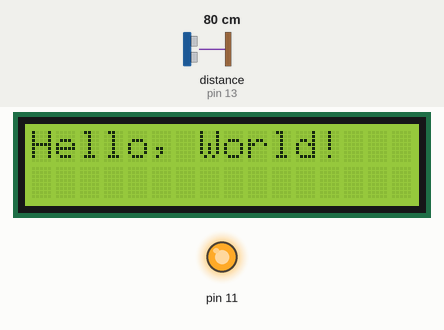
Recording of a sketch running on a simulated Arduino Uno, built with avr-gcc and run on an emulated ATmega328P. Parts: 16×2 character LCD, output pins drawn as LEDs (lit = HIGH). Wiring (inferred from the names in the program): ultrasonic range finder: trigger pin 12; echo pin 13. Inputs (shaded band) come from the test bench; at power-on: distance to the obstacle (sensor on pin 13) 80 cm. The echo pulse lasts 58.3 µs per cm; pins used as bus, display or sensor lines are not drawn; what the sketch prints to the serial monitor is not drawn.

Above: at 0.1 s.
At 1.1 s:
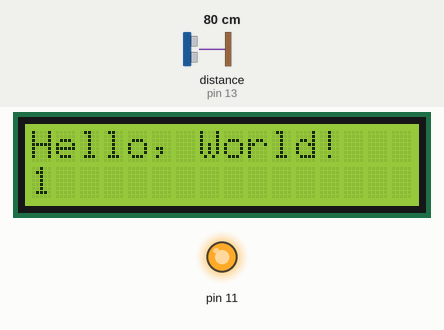
At 10.4 s:
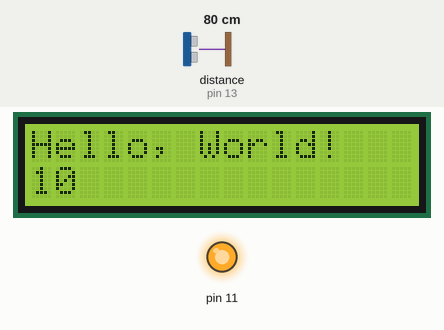
At 19.7 s:
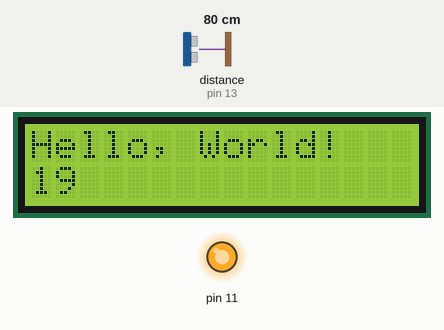
At 29.0 s:
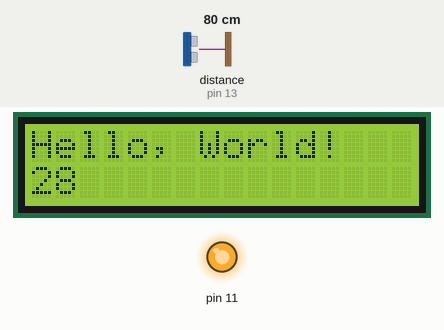
At 38.3 s:
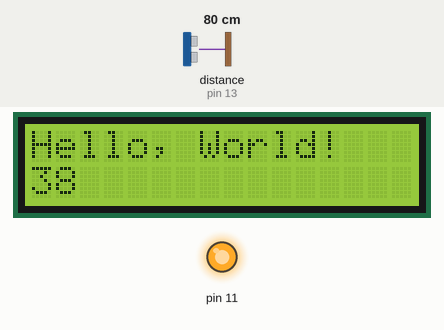

Measured:
- what the display in image 1 shows lasts 1.0 s, from 1.1 s to 2.1 s

The sketch:

Test.ino
```cpp
#include "SR04.h"
#include <LiquidCrystal.h>


LiquidCrystal lcd(0, 1, 2, 3, 4, 5);

#define TRIG_PIN 12
#define ECHO_PIN 13
SR04 sr04 = SR04(ECHO_PIN,TRIG_PIN);
long a;


void setup() {

  pinMode(11, OUTPUT);
  digitalWrite(11, HIGH);

  Serial.begin(9600);

   lcd.begin(16, 2);
  lcd.print("Hello, World!");

  delay(1000);

}

void loop() {
   a=sr04.Distance();
   Serial.print(a);
   Serial.println("cm");

  lcd.setCursor(0, 1);
  lcd.print(millis() / 1000);

   delay(1000);
}
```
